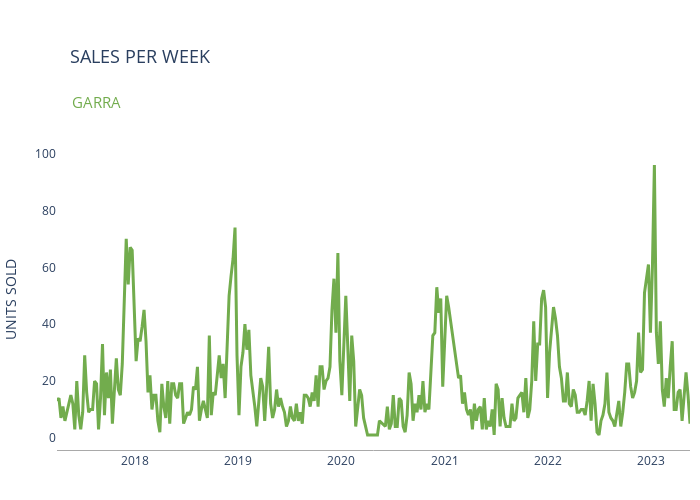

Source (notebook cell):
### Code cell
product = 'GARRA'
step = 'week'

df_product, df_dates = product_over_year(df_vendas, product, step)
plot_product_over_year(df_product, product, step)

### Figure 1 — Plotly figure (JSON) as saved in the notebook; plotly's stock layout.template omitted (floating-point values rounded to 4 significant figures; data arrays with more than 128 entries replaced by an {"elided": "..."} marker saying what was removed)
{"data": [{"line": {"color": "rgb(114, 172, 77)", "width": 3}, "mode": "lines", "type": "scatter", "x": {"elided": "316 str values"}, "y": {"elided": "316 int values"}}], "layout": {"annotations": [{"font": {"color": "rgb(114, 172, 77)", "size": 15}, "showarrow": false, "text": "GARRA", "x": 0.02, "xref": "paper", "y": 1.2, "yref": "paper"}], "height": 500, "margin": {"b": 50, "l": 10, "r": 10, "t": 150}, "plot_bgcolor": "rgba(0,0,0,0)", "title": {"font": {"size": 18}, "text": "SALES PER WEEK", "x": 0.1, "y": 0.9}, "width": 700, "xaxis": {"linecolor": "rgba(169, 169, 169, 1)", "linewidth": 1, "showline": true}, "yaxis": {"title": {"text": "UNITS SOLD"}}}}
